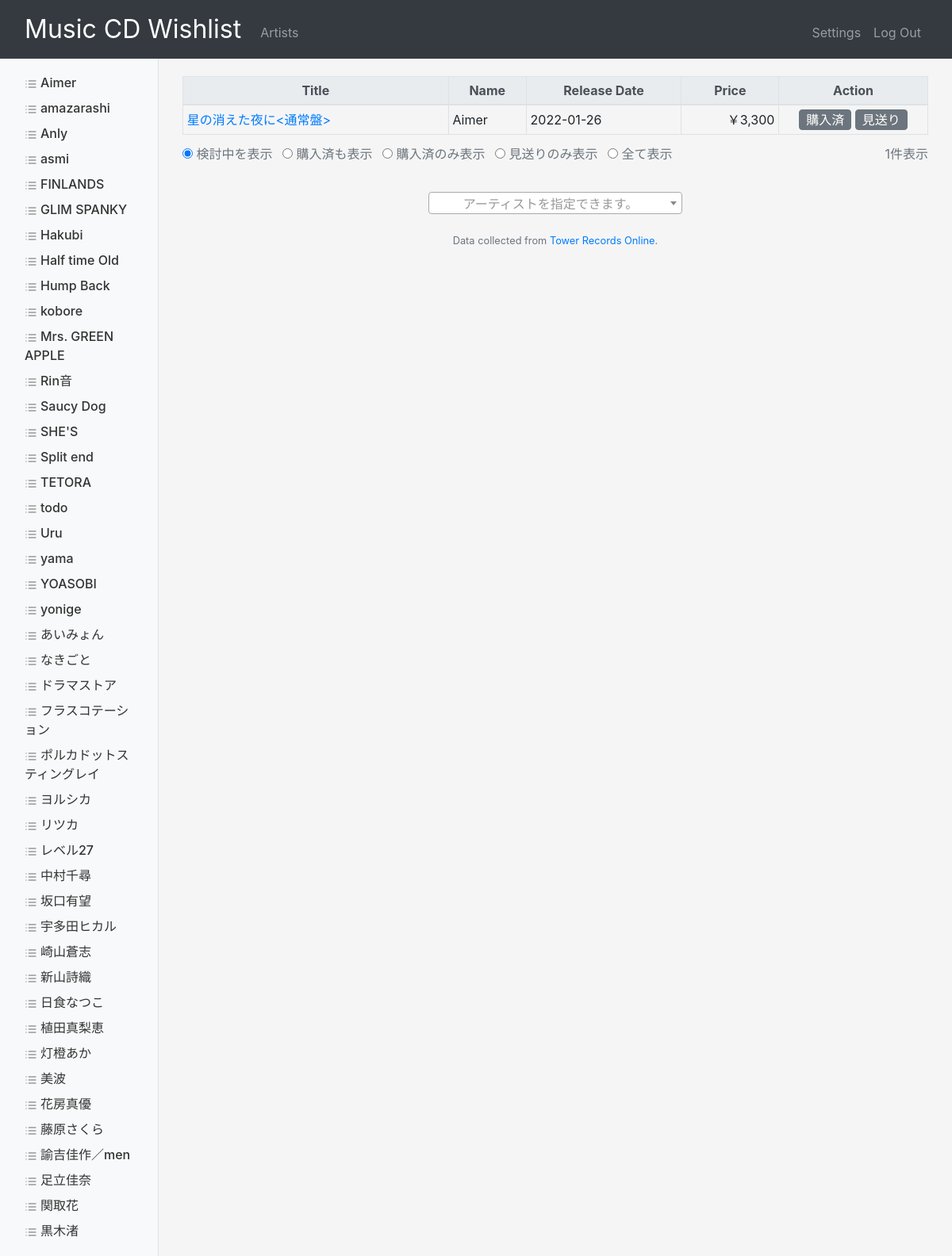
Before: /artists/1936852 (signed in) with the older database file.
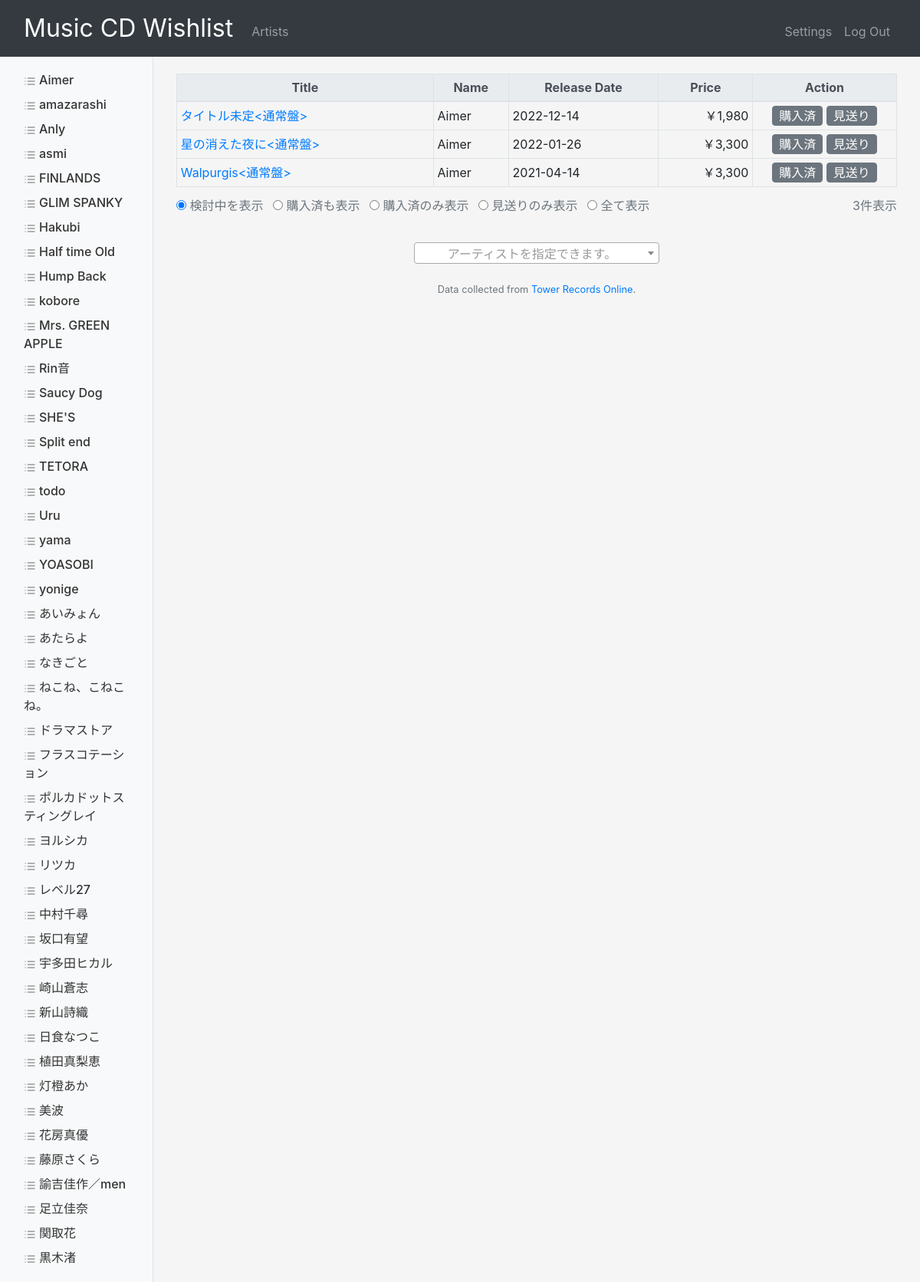
After: the same page with the newer database file.
### tables this page shows
CREATE TABLE artists (
  id TEXT NOT NULL 
, name TEXT NOT NULL UNIQUE
, PRIMARY KEY(id) 
);

CREATE TABLE products (
  id TEXT NOT NULL 
, title TEXT NOT NULL
, artistid TEXT NOT NULL
, category TEXT
, price INTEGER 
, release_date TEXT NOT NULL -- yyyy-mm-dd
, url TEXT
, image_src TEXT 
, PRIMARY KEY(id) 
);

### twrcwishlist/wishlist.py (the view)
@bp.route('/artists', methods=('GET',))
@bp.route('/artists/<artistid>', methods=('GET',))
@login_required
def artists(artistid :str = ""):
    displaymode = request.args.get("d", "0")
    userid = g.user['id']
    artists = make_artistslist(userid)
    if not artistid:
        return render_template(
            "wishlist/artists.html",
            artists = artists,
            message = "アーティスト検索",
            )
    if not get_db().execute(
        "SELECT name FROM artists "
        " WHERE id = ? ",
        (artistid,)
    ).fetchone():
        return render_template(
            "wishlist/artists.html",
            artists = artists,
            )
    products = make_wishlist(userid, artistid, searchmode=displaymode)
    return render_template(
        "wishlist/artists.html",
        products = products,
        artists = artists,
    )

### twrcwishlist/auth.py (called while the page is built)
@bp.before_app_request
def load_logged_in_user():
    user_id = session.get('user_id')
    if user_id is None:
        g.user = None
    else:
        g.user = get_db().execute(
            'SELECT * FROM users WHERE id = ?',
            (user_id,)
        ).fetchone()

### twrcwishlist/db.py (called while the page is built)
def get_db():
    if 'db' not in g:
        g.db = sqlite3.connect(
            current_app.config['DATABASE'],
            detect_types=sqlite3.PARSE_DECLTYPES
        )
        g.db.row_factory = sqlite3.Row
    return g.db

### twrcwishlist/helpers.py (called while the page is built)
def login_required(view):
    @wraps(view)
    def decorated_function(*args, **kwargs):
        if g.user is None:
            return redirect(url_for('auth.login'))
        return view(*args, **kwargs)
    return decorated_function

### twrcwishlist/tasks/db_sqlite.py (called while the page is built)
    def __del__(self):
        self.disconnect()

    def disconnect(self):
        if self.cursor is not None:
            self.cursor.close()
            self.cursor = None
        if self.conn is not None:
            self.conn.close()
            self.conn = None

### twrcwishlist/wishlist.py (called while the page is built)
def make_search_conditions_on_display(mode :str):
    if mode in ('1','purchased',):
        r_val = "(product_not_displayed is NULL) "
    elif mode in ('2','purchasedonly',):
        r_val = "(product_not_purchased is not NULL) "
    elif mode in ('3','hiddenonly',):
        r_val = "(product_not_displayed is not NULL) "
    elif mode in ('4','all','hidden',):
        r_val = "(1==1) "
    else:
        r_val = "(product_not_displayed is NULL and product_not_purchased is NULL) "
    return r_val

def make_order_by(mode: str):
    if mode in ('1','a','artists',):
        r_val = "order by a.name collate nocase, p.release_date desc "
    else:
        r_val = "order by p.release_date desc, a.name collate nocase "
    return r_val

def make_artistslist(userid: str):
    if not userid:
        return None
    db = get_db()
    artistslist = db.execute(
        "select a.id, a.name, ad.createdon "
        + "from artists as a "
        + "left join artists_not_displayed as ad on ad.artistid = a.id and ad.userid = ? "
        + "where ad.createdon is NULL "
        + "order by a.name collate nocase ",
        (userid,)
    ).fetchall()
    return artistslist

### twrcwishlist/templates/wishlist/artists.html (shortened to what this page needs)
{% extends "wishlist/index.html" %}
{% block search %}
  <div class="my-4">
  </div>
  <link href="https://cdn.jsdelivr.net/npm/select2@4.1.0-rc.0/dist/css/select2.min.css" rel="stylesheet" />
{% endblock %}

### twrcwishlist/templates/wishlist/index.html (shortened to what this page needs)
{% extends "layout_with_sidebar.html" %}
{% block main %}
  {% if message %}
    <p class="h5">{{ message }}</p>
  {% else %}
    <div class="table-responsive">
      <table id="index-table" class="table table-sm table-bordered tablesorter mb-0">
        <caption>
          <div id="index-caption-input" class="float-left">
            <input class="ml-0" type="radio" name="displaymode" value="" checked> 検討中を表示
            <input class="ml-2" type="radio" name="displaymode" value="purchased"> 購入済も表示
            <input class="ml-2" type="radio" name="displaymode" value="purchasedonly"> 購入済のみ表示
            <input class="ml-2" type="radio" name="displaymode" value="hiddenonly"> 見送りのみ表示
            <input class="ml-2" type="radio" name="displaymode" value="all"> 全て表示
          </div>
          <div class="float-right">{{ products | count }}件表示</div>
        </caption>
        <thead class="thead-light">
          <tr>
            <th class="align-middle" data-placeholder="Enter search word">Title</th>
            <th class="align-middle" data-placeholder="Enter search word">Name</th>
            <th class="align-middle" data-placeholder="Try >=2021">Release Date</th>
            <th class="align-middle" data-placeholder="">Price</th>
            <th class="align-middle" style="width:20%">Action</th>
          </tr>
        </thead>
        <tbody>
          {% for p in products %}
            <tr>
              <td class="align-middle text-left"><a href="{{ p.url }}" target="_blank" rel="noopener noreferrer">{{ p.title }}</a></td>
              <td class="align-middle text-left">{{ p.name }}</td>
              <td class="align-middle text-left">{{ p.release_date }}</td>
              <td class="align-middle text-right">{{ "￥{0:,}".format(p.price) }}</td>
              <td class="align-middle">
                {% if not p.product_not_purchased %}
                  <form action="/purchased" method="post" class="d-inline">
                    <button class="btn btn-secondary py-0 px-2" type="submit">購入済</button>
                  </form>
                {% else %}
                  <form action="/unpurchased" method="post" class="d-inline">
                    <input type="hidden" name="productid" value="{{ p.id }}">
                    <button class="btn btn-primary py-0 px-2" type="submit">未購入</button>
                  </form>
                {% endif %}
                {% if not p.product_not_displayed %}
                  <form action="/product-hidden" method="post" class="d-inline">
                    <button class="btn btn-secondary py-0 px-2" type="submit">見送り</button>
                  </form>
                {% else %}
                  <form action="/product-unhidden" method="post" class="d-inline">
                    <input type="hidden" name="productid" value="{{ p.id }}">
                    <button class="btn btn-primary py-0 px-2" type="submit">検討中</button>
                  </form>
              {% endif %}
              </td>
            </tr>
          {% endfor %}
        </tbody>
      </table>
    </div>
  {% endif %}
  {% block search %}{% endblock %}
{% endblock %}

### twrcwishlist/templates/layout_with_sidebar.html (shortened to what this page needs)
{% extends "layout.html" %}
{% block sidebar %}
  {% if artists %}
    <nav class="col-md-2 d-none d-md-block bg-light sidebar py-3 border-right">
      <div class="sidebar-sticky">
        <ul class="nav flex-column">
          {% for artist in artists %}
            <li class="nav-item">
              <a class="nav-link py-1" href="/artists/{{ artist.id }}"><span data-feather="list"></span>{{ artist.name }}</a>
            </li>
          {% endfor %}
        </ul>
      </div>
    </nav>
  {% endif %}
{% endblock %}

### twrcwishlist/templates/layout.html (shortened to what this page needs)
<!DOCTYPE html>
<html lang="ja">
  <head>
    <link rel="stylesheet" href="https://cdn.jsdelivr.net/npm/bootstrap@4.5.3/dist/css/bootstrap.min.css">
    <link rel="stylesheet" href="/static/css/signin.css">
    <link rel="stylesheet" href="/static/css/tablesorter.css">
    <link rel="stylesheet" href="/static/css/sidebar.css">
    <link rel="stylesheet" href="/static/css/styles.css">
  </head>
  <body class="d-flex flex-column">
    <header>
      <nav class="navbar navbar-expand-md navbar-dark fixed-top bg-dark">
        <div class="container-fluid">
          <a class="navbar-brand" href="/index">Music CD Wishlist</a>
          <div class="collapse navbar-collapse" id="navbarCollapse">
            {% if session.user_id %}
              <ul class="navbar-nav mr-auto mt-2">
                <li class="nav-item"><a class="nav-link" href="/artists">Artists</a></li>
              </ul>
              <ul class="navbar-nav ml-auto mt-2">
                <li class="nav-item"><a class="nav-link" href="/settings">Settings</a></li>
                <li class="nav-item"><a class="nav-link" href="/logout">Log Out</a></li>
              </ul>
            {% else %}
              <ul class="navbar-nav ml-auto mt-2">
                <li class="nav-item"><a class="nav-link" href="/login">Log In</a></li>
              </ul>
            {% endif %}
          </div>
        </div>
      </nav>
    </header>
    <div class="container-fluid">
      <div class="row">
        {% block sidebar %}{% endblock %}
        <div class="col">
          <main class="container pt-4">
            {% block main %}{% endblock %}
          </main>
          {% if is_displayed_copyright %}
            <footer class="small text-center text-muted">
              Copyright &copy; 2021 take59noon
            </footer>
          {% elif not is_hidden_signature %}
            <footer class="small text-center text-muted">
              Data collected from <a href="https://tower.jp/">Tower Records Online</a>.
            </footer>
          {% endif %}
        </div>
      </div>
    </div>
  </body>
</html>

### twrcwishlist/static/css/sidebar.css (style rules this page uses)
.feather { width: 16px; height: 16px; vertical-align: text-bottom; }
.sidebar .nav-link { font-weight: 500; color: #333; }
.sidebar .nav-link .feather { margin-right: 4px; color: #999; }

### twrcwishlist/static/css/styles.css (style rules this page uses)
body { background-color: #f5f5f5; padding-top: 4.5rem; height: 100%; }
nav .navbar-brand { font-size: xx-large; }
main { overflow-x: auto; text-align: center; }

Changed rows visible on the page:
added artists: name "あたらよ"
added artists: name "ねこね、こねこね。"
added products: title "タイトル未定<通常盤>", name "Aimer", release_date "2022-12-14", price "￥1,980"
added products: title "Walpurgis<通常盤>", name "Aimer", release_date "2021-04-14", price "￥3,300"
Other visible differences:
{{ products | count }}: "1" → "3"
